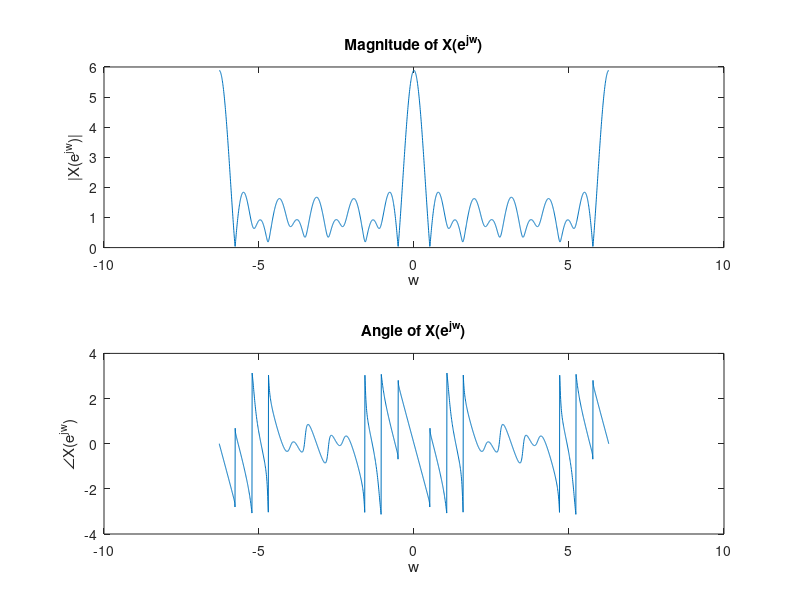

Reproduce this figure in MATLAB.
x = rand(1, 11);
n = 0:10;
k = -1000:1000;
w = (pi/500) * k;

X = x * (exp(-j * pi / 500)).^(n'*k);

subplot(2, 1, 1);
plot(w, abs(X));
title("Magnitude of X(e^j^w)");
xlabel("w"); ylabel("|X(e^j^w)|");

subplot(2, 1, 2);
plot(w, angle(X));
title("Angle of X(e^j^w)");
xlabel("w"); ylabel("∠X(e^j^w)");